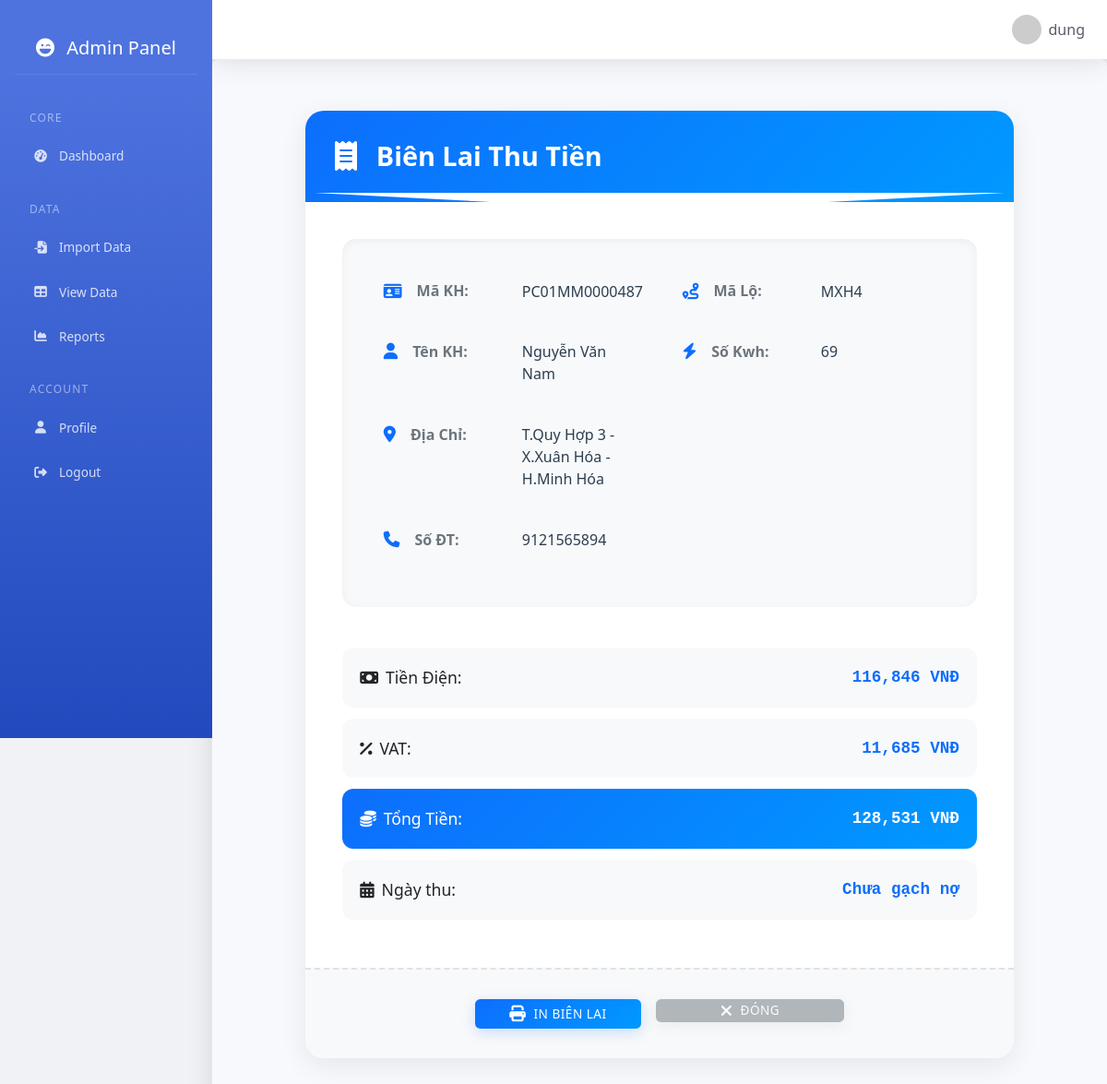
The page /print_receipt/6 (signed in) on the database its author committed.
### app.py (models this page shows)
class SalesData(db.Model):
    id = db.Column(db.Integer, primary_key=True)
    stt = db.Column(db.Integer)
    ma_lo = db.Column(db.String(20))
    tt_hd = db.Column(db.String(20))
    ma_khach_hang = db.Column(db.String(50))
    ten_khach_hang = db.Column(db.String(100), index=True)
    dia_chi = db.Column(db.String(200))
    so_dien_thoai = db.Column(db.String(20))  # Thêm cột số điện thoại
    kwh = db.Column(db.String(50))
    tien_dien = db.Column(db.Float)
    vat = db.Column(db.Float)
    tong_tien = db.Column(db.Float)
    tai_khoan_quan_ly = db.Column(db.String(80))  # Thêm trường này
    trang_thai = db.Column(db.String(50))
    ngay_thu = db.Column(db.DateTime, nullable=True)

### app.py (the view)
@app.route('/print_receipt/<int:id>')
def print_receipt(id):
    if 'username' not in session:
        return redirect(url_for('login'))
    data = SalesData.query.get_or_404(id)
    return render_template('print_receipt.html', data=data)

### app.py (called while the page is built)
@app.context_processor
def utility_processor():
    return {
        'datetime': datetime
    }

### templates/print_receipt.html (shortened to what this page needs)
{% extends 'base.html' %}
{% block content %}
<div class="receipt-container">
    <div class="receipt-card">
        <div class="receipt-header">
            <h3 class="receipt-title">
                <i class="fas fa-receipt me-2"></i>
                Biên Lai Thu Tiền
            </h3>
        </div>
        <div class="receipt-body">
            <div class="customer-info">
                <div class="row">
                    <div class="col-md-6">
                        <div class="info-item">
                            <span class="info-label"><i class="fas fa-id-card me-2"></i>Mã KH:</span>
                            <span class="info-value">{{ data.ma_khach_hang }}</span>
                        </div>
                        <div class="info-item">
                            <span class="info-label"><i class="fas fa-user me-2"></i>Tên KH:</span>
                            <span class="info-value">{{ data.ten_khach_hang }}</span>
                        </div>
                        <div class="info-item">
                            <span class="info-label"><i class="fas fa-map-marker-alt me-2"></i>Địa Chỉ:</span>
                            <span class="info-value">{{ data.dia_chi }}</span>
                        </div>
                        {% if data.so_dien_thoai is defined and data.so_dien_thoai %}
                        <div class="info-item">
                            <span class="info-label"><i class="fas fa-phone me-2"></i>Số ĐT:</span>
                            <span class="info-value">{{ data.so_dien_thoai }}</span>
                        </div>
                        {% endif %}
                    </div>
                    <div class="col-md-6">
                        <div class="info-item">
                            <span class="info-label"><i class="fas fa-route me-2"></i>Mã Lộ:</span>
                            <span class="info-value">{{ data.ma_lo }}</span>
                        </div>
                        <div class="info-item">
                            <span class="info-label"><i class="fas fa-bolt me-2"></i>Số Kwh:</span>
                            <span class="info-value">{{ data.kwh }}</span>
                        </div>
                    </div>
                </div>
            </div>
            <table class="receipt-table">
                <tr>
                    <td><i class="fas fa-money-bill me-2"></i>Tiền Điện:</td>
                    <td class="amount">{{ "{:,.0f}".format(data.tien_dien) }} VNĐ</td>
                </tr>
                <tr>
                    <td><i class="fas fa-percentage me-2"></i>VAT:</td>
                    <td class="amount">{{ "{:,.0f}".format(data.vat) }} VNĐ</td>
                </tr>
                <tr class="total-row">
                    <td><i class="fas fa-coins me-2"></i>Tổng Tiền:</td>
                    <td class="amount">{{ "{:,.0f}".format(data.tong_tien) }} VNĐ</td>
                </tr>
                <tr>
                    <td><i class="fas fa-calendar-alt me-2"></i>Ngày thu:</td>
                    <td class="amount">
                        {% if data.ngay_thu %}
                            {{ data.ngay_thu.strftime('%d/%m/%Y %H:%M') }}
                        {% else %}
                            Chưa gạch nợ
                        {% endif %}
                    </td>
                </tr>
            </table>
        </div>
        <div class="receipt-footer">
            <button onclick="printReceipt()" class="btn btn-print">
                <i class="fas fa-print"></i>
                In Biên Lai
            </button>
            <button onclick="window.close()" class="btn btn-close">
                <i class="fas fa-times"></i>
                Đóng
            </button>
        </div>
    </div>
</div>
{% endblock %}

### templates/print_receipt.html (style rules this page uses)
body { background: #f0f2f5; }
.receipt-container { max-width: 800px; margin: 2rem auto; padding: 0 1rem; }
.receipt-card { background: white; border-radius: 20px; box-shadow: 0 8px 30px rgba(0,0,0,0.08); border: none; overflow: hidden; }
.receipt-header { background: linear-gradient(135deg, #0d6efd, #0099ff); padding: 2rem; color: white; position: relative; }
.receipt-header::after { content: ''; position: absolute; bottom: -10px; left: 0; right: 0; height: 20px; background: white; clip-path: polygon(0 0, 100% 0, 50% 100%); }
.receipt-title { margin: 0; font-weight: 700; font-size: 1.8rem; display: flex; align-items: center; gap: 0.8rem; }
.receipt-title i { font-size: 2rem; }
.receipt-body { padding: 2.5rem; }
.customer-info { background: #f8f9fa; border-radius: 15px; padding: 2rem; margin-bottom: 2rem; box-shadow: inset 0 2px 10px rgba(0,0,0,0.05); }
.info-item { display: flex; align-items: baseline; margin-bottom: 1rem; padding: 0.8rem; border-radius: 8px; transition: all 0.3s ease; }
.info-label { min-width: 150px; color: #6c757d; font-weight: 600; display: flex; align-items: center; gap: 0.5rem; }
.info-label i { color: #0d6efd; font-size: 1.1rem; }
.info-value { color: #2c3e50; font-weight: 500; }
.receipt-table { width: 100%; margin-top: 2rem; border-collapse: separate; border-spacing: 0 0.8rem; }
.receipt-table tr { background: #f8f9fa; border-radius: 12px; transition: all 0.3s ease; }
.receipt-table td { padding: 1.2rem; border: none; font-size: 1.1rem; }
.receipt-table td:first-child { border-radius: 12px 0 0 12px; font-weight: 500; }
.receipt-table td:last-child { border-radius: 0 12px 12px 0; }
.receipt-table .amount { text-align: right; font-family: 'JetBrains Mono', 'Courier New', monospace; font-weight: 600; color: #0d6efd; }
.total-row { background: linear-gradient(135deg, #0d6efd, #0099ff) !important; color: white !important; }
.total-row .amount { color: white !important; }
.receipt-footer { padding: 2rem; background: #f8f9fa; border-top: 2px dashed #dee2e6; text-align: center; display: flex; justify-content: center; gap: 1rem; }
.btn { padding: 0.8rem 2.5rem; font-weight: 600; border-radius: 12px; transition: all 0.3s ease; text-transform: uppercase; letter-spacing: 0.5px; min-width: 180px; display: inline-flex; align-items: center; justify-content: center; gap: 0.5rem; }
.btn i { font-size: 1.1rem; }
.btn-print { background: linear-gradient(135deg, #0d6efd, #0099ff); border: none; color: white; box-shadow: 0 4px 15px rgba(13, 110, 253, 0.2); }
.btn-close { background: #6c757d; border: none; color: white; box-shadow: 0 4px 15px rgba(108, 117, 125, 0.2); }

### templates/base.html (style rules this page uses)
:root { --primary-color: #4e73df; --secondary-color: #858796; --success-color: #1cc88a; --info-color: #36b9cc; --warning-color: #f6c23e; --danger-color: #e74a3b; --light-color: #f8f9fc; --dark-color: #5a5c69; }
.btn { font-size: 0.85rem; padding: 0.375rem 0.75rem; border-radius: 0.35rem; font-weight: 500; }

### rows shown on the page
SalesData: ma_khach_hang "PC01MM0000487", ten_khach_hang "Nguyễn Văn Nam", dia_chi "T.Quy Hợp 3 - X.Xuân Hóa - H.Minh Hóa", so_dien_thoai "9121565894", ma_lo "MXH4", kwh "69", tien_dien "116,846", vat "11,685", tong_tien "128,531"

### other values the page prints
{{ session['username'] }} "dung"
